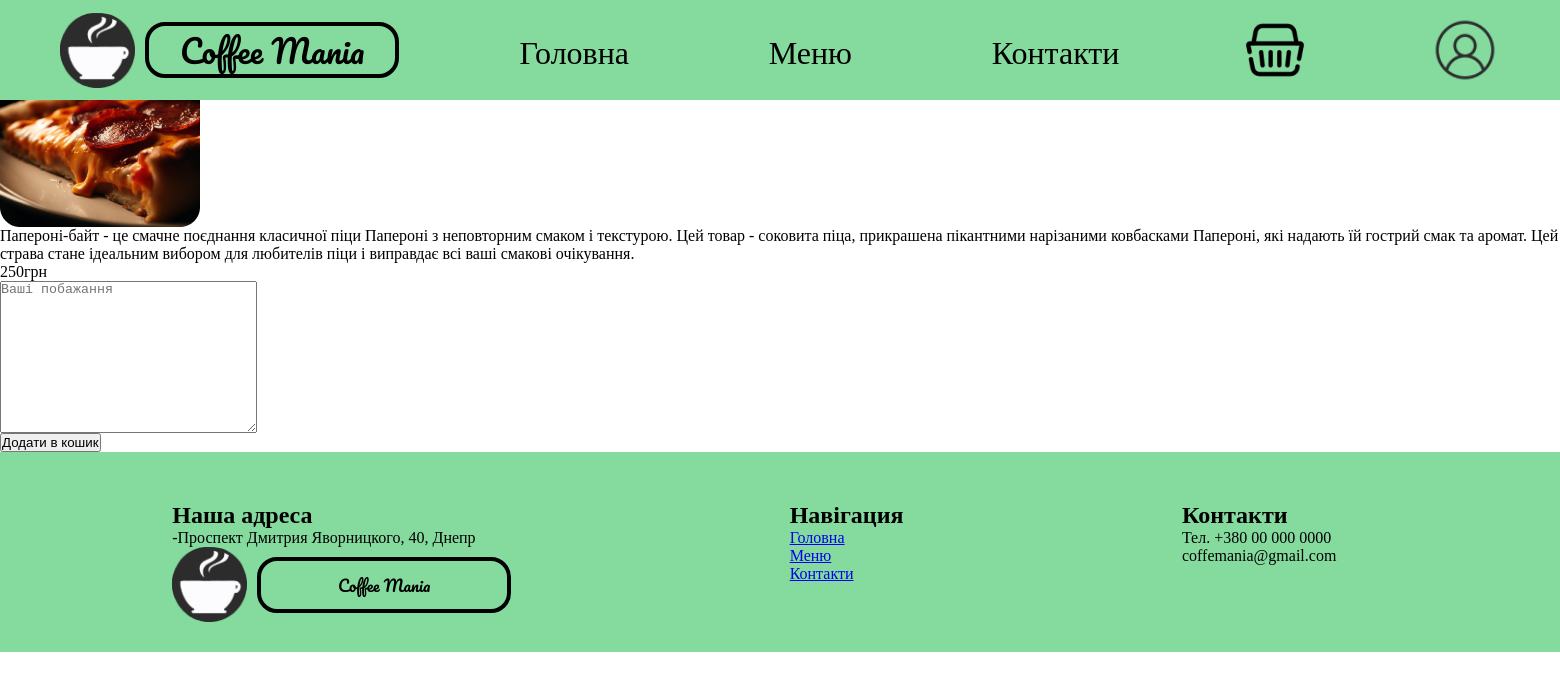
Page /menu/1 on the committed database.
### shop/models.py (models this page shows, shortened)
class Product(models.Model):
    name = models.CharField(max_length=255)
    image = models.ImageField(upload_to= "products")
    description = models.TextField()
    price = models.CharField(max_length=255)
    def get_absolute_url(self):
        return reverse('product', kwargs = {'product_pk': self.pk})

### shop/views.py (the view, shortened to what this page needs)
# urls.py: path('menu/<product_pk>', show_product, name = 'product'),
def show_product(request, product_pk):
    product = get_object_or_404(Product, pk=product_pk)
    return render(request, 'product/product.html', context={'product': product})

### shop/templates/product/product.html (shortened to what this page needs)
{% extends 'base/base.html' %}
{% block content %}
<div id="content">
    <div class="product-row">
        <h2>{{ product.name }}</h2>
        <img src="{{ product.image.url }}" alt="{{ product.name }}">
        <p class="product-description">{{ product.description }}</p>
        <p class="product-price">{{ product.price }}грн</p>
        <form method="post" id="basket_form">
            <p><textarea name="user-note" cols="30" rows="10" placeholder="Ваші побажання" required></textarea></p>
            <p><button class="add-product-button">Додати в кошик</button></p>
        </form>
    </div>
</div>
{% endblock %}

### user_interface/static/base/base.css (style rules this page uses)
* { margin: 0; padding: 0; box-sizing: border-box; }
body { overflow-x: hidden; }

### rows in the picture
Product: image (picture), description "Папероні-байт - це смачне поєднання класичної піци Папероні з неповторним смаком і текстурою. Цей товар - соковита піца, прикрашена пікантними нарізаними ковбасками Папероні, які надають їй гострий смак та аромат. Цей страва стане ідеальним вибором для любителів піци і виправдає всі ваші смакові очікування.", price "250"
